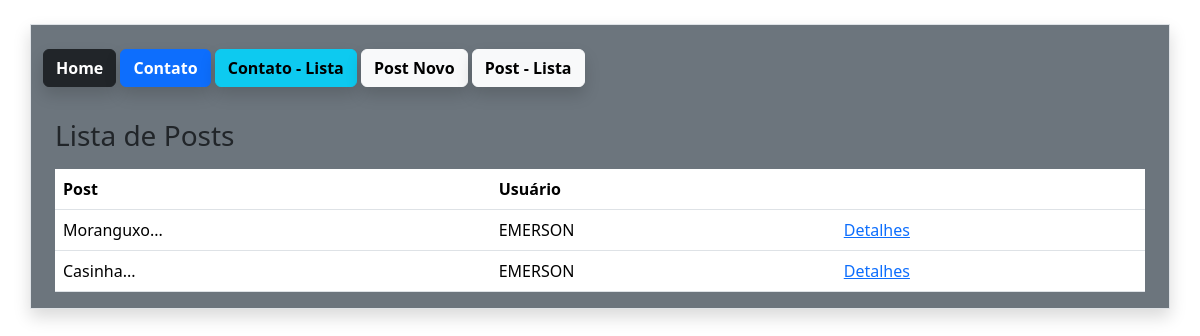
Before: /post/lista/ (signed in) with the older database file.
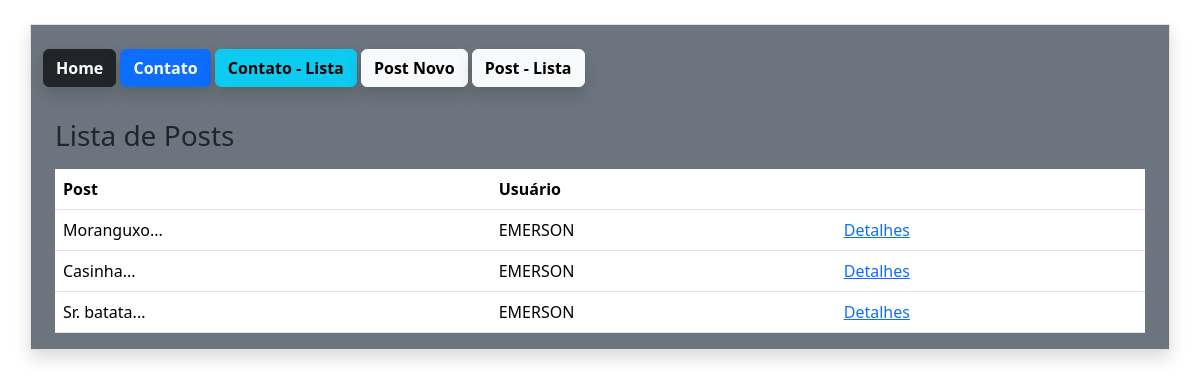
After: the same page with the newer database file.
### estudo/models.py (models this page shows)
class Post(db.Model):
    id = db.Column(db.Integer, primary_key=True)
    data_criacao = db.Column(db.DateTime, default=datetime.utcnow())
    mensagem = db.Column(db.String, nullable=True)
    imagem = db.Column(db.String, nullable=True, default='default.png')
    user_id = db.Column(db.Integer, db.ForeignKey('user.id'), nullable=True)
    comentarios = db.relationship('PostComentarios', backref='post', lazy=True)
    def msg_resumo(self):
        return f"{self.mensagem[:10]}..."

class User(db.Model, UserMixin):
    id = db.Column(db.Integer, primary_key=True)
    nome = db.Column(db.String, nullable=True)
    email = db.Column(db.String, nullable=True)
    sobrenome = db.Column(db.String, nullable=True)
    senha = db.Column(db.String, nullable=True)
    posts = db.relationship('Post', backref='user', lazy=True)
    posts_comentarios = db.relationship('PostComentarios', backref='user', lazy=True)

### estudo/views.py (the view)
@app.route('/post/lista/')
@login_required
def PostLista():
    posts = current_user.posts
    return render_template('post_lista.html', posts=posts)

### estudo/models.py (called while the page is built)
@login_manager.user_loader
def load_user(user_id):
    return User.query.get(user_id)

### estudo/templates/post_lista.html (shortened to what this page needs)
{% extends 'base.html' %}
{% block content%}
{% include "nav.html" %}
<body>
    <div class="container mt-4">
        <div class="row mt-4">
            <h3>Lista de Posts</h3>
            <div class="col-12 mt-2">
                <table class="table">
                    <thead>
                        <tr>
                            <th><b>Post</b></th>
                            <th><b>Usuário</b></th>
                            <th><b></b></th>
                        </tr>
                    </thead>
                    <tbody>
                        {% for post in posts %}
                        <tr>
                            <td>{{post.msg_resumo()}}</td>
                            <td>{{post.user.nome}}</td>
                            <td> <a href="{{ url_for('PostDetail', id=post.id) }}">Detalhes</a></td>
                        </tr>
                        {% endfor %}
                    </tbody>
                </table>
            </div>
        </div>
{% endblock %}

### estudo/templates/base.html (shortened to what this page needs)
<!DOCTYPE html>
<html lang="pt-br">
<head>
    <link href="https://cdn.jsdelivr.net/npm/bootstrap@5.3.8/dist/css/bootstrap.min.css" rel="stylesheet">
</head>
</body>
    <section class="container mt-4 roudend border shadow bg-secondary">
    {% block content%} {% endblock%}
    </section>
</body>
</html>

### estudo/templates/nav.html
<a href='/' class="btn btn-dark shadow mt-4  mb-2"> <b>Home</b> </a>
<a href="{{url_for('contato')}}" class="btn btn-primary shadow mt-4 mb-2"> <b>Contato</b> </a>
<a href="{{url_for('contatoLista')}}"class="btn btn-info shadow mt-4 mb-2"> <b>Contato - Lista</b> </a>
<a href="{{url_for('postnovo')}}"class="btn btn-light shadow mt-4 mb-2"> <b>Post Novo </b> </a>
<a href="{{url_for('PostLista')}}"class="btn btn-light shadow mt-4 mb-2"> <b>Post - Lista</b> </a>

Changed rows visible on the page:
added Post: msg_resumo "Sr. batata...", user.nome "EMERSON"
